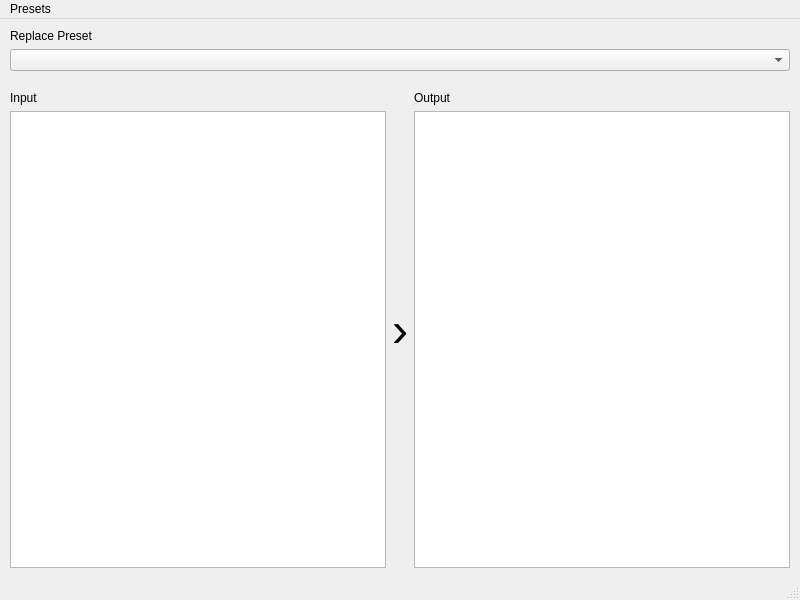
<?xml version="1.0" encoding="UTF-8"?>
<ui version="4.0">
 <class>MainWindow</class>
 <widget class="QMainWindow" name="MainWindow">
  <property name="geometry">
   <rect>
    <x>0</x>
    <y>0</y>
    <width>800</width>
    <height>600</height>
   </rect>
  </property>
  <property name="windowTitle">
   <string>Replacr</string>
  </property>
  <property name="iconSize">
   <size>
    <width>5</width>
    <height>5</height>
   </size>
  </property>
  <widget class="QWidget" name="centralwidget">
   <layout class="QVBoxLayout" name="verticalLayout_5">
    <property name="spacing">
     <number>20</number>
    </property>
    <property name="leftMargin">
     <number>10</number>
    </property>
    <property name="topMargin">
     <number>10</number>
    </property>
    <property name="rightMargin">
     <number>10</number>
    </property>
    <property name="bottomMargin">
     <number>10</number>
    </property>
    <item>
     <layout class="QVBoxLayout" name="verticalLayout_4" stretch="0,0">
      <property name="spacing">
       <number>6</number>
      </property>
      <property name="sizeConstraint">
       <enum>QLayout::SizeConstraint::SetMaximumSize</enum>
      </property>
      <item>
       <layout class="QVBoxLayout" name="verticalLayout_3">
        <property name="bottomMargin">
         <number>14</number>
        </property>
        <item>
         <widget class="QLabel" name="label">
          <property name="text">
           <string>Replace Preset</string>
          </property>
         </widget>
        </item>
        <item>
         <widget class="QComboBox" name="presetComboBox"/>
        </item>
       </layout>
      </item>
      <item>
       <layout class="QHBoxLayout" name="horizontalLayout">
        <item>
         <layout class="QVBoxLayout" name="verticalLayout">
          <item>
           <widget class="QLabel" name="label_2">
            <property name="text">
             <string>Input</string>
            </property>
           </widget>
          </item>
          <item>
           <widget class="QTextEdit" name="textEdit"/>
          </item>
         </layout>
        </item>
        <item>
         <widget class="QLabel" name="label_4">
          <property name="font">
           <font>
            <pointsize>36</pointsize>
           </font>
          </property>
          <property name="text">
           <string>&lt;html&gt;
&lt;body&gt;
&lt;div style=&quot; font-size:36pt; text-align: center;&quot;&gt;›&lt;/div&gt;
&lt;/body&gt;
&lt;/html&gt;</string>
          </property>
         </widget>
        </item>
        <item>
         <layout class="QVBoxLayout" name="verticalLayout_2">
          <item>
           <widget class="QLabel" name="label_3">
            <property name="text">
             <string>Output</string>
            </property>
           </widget>
          </item>
          <item>
           <widget class="QTextEdit" name="textEdit_2">
            <property name="readOnly">
             <bool>true</bool>
            </property>
           </widget>
          </item>
         </layout>
        </item>
       </layout>
      </item>
     </layout>
    </item>
   </layout>
  </widget>
  <widget class="QStatusBar" name="statusbar"/>
  <widget class="QMenuBar" name="menubar">
   <property name="geometry">
    <rect>
     <x>0</x>
     <y>0</y>
     <width>800</width>
     <height>17</height>
    </rect>
   </property>
   <property name="nativeMenuBar">
    <bool>true</bool>
   </property>
   <widget class="QMenu" name="menuPresets">
    <property name="styleSheet">
     <string notr="true"/>
    </property>
    <property name="title">
     <string>Presets</string>
    </property>
    <addaction name="actionManage_Presets"/>
   </widget>
   <addaction name="menuPresets"/>
  </widget>
  <action name="actionClose">
   <property name="icon">
    <iconset theme="QIcon::ThemeIcon::ApplicationExit"/>
   </property>
   <property name="text">
    <string>Close</string>
   </property>
   <property name="iconVisibleInMenu">
    <bool>true</bool>
   </property>
   <property name="shortcutVisibleInContextMenu">
    <bool>false</bool>
   </property>
  </action>
  <action name="actionManage_Presets">
   <property name="icon">
    <iconset theme="QIcon::ThemeIcon::DocumentNew"/>
   </property>
   <property name="text">
    <string>Manage Presets</string>
   </property>
   <property name="font">
    <font>
     <family>Aptos</family>
     <pointsize>9</pointsize>
    </font>
   </property>
   <property name="iconVisibleInMenu">
    <bool>false</bool>
   </property>
   <property name="shortcutVisibleInContextMenu">
    <bool>false</bool>
   </property>
  </action>
  <action name="actionNew_Preset">
   <property name="text">
    <string>New Preset</string>
   </property>
  </action>
 </widget>
 <resources/>
 <connections/>
</ui>
